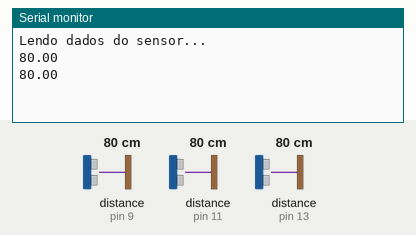
The sketch below on a simulated Arduino Uno, built with avr-gcc and run on an emulated ATmega328P. Shown: the last lines printed to the serial monitor. The test bench sets the inputs (shaded band); at power-on: distance to the obstacle (sensors on pin 9, pin 11, pin 13) 80 cm. The echo pulse lasts 58.3 µs per cm.

Above: at 2.8 s.
2.9 s: distance to the obstacle (sensor on pin 9) set to 2 cm
At 5.3 s:
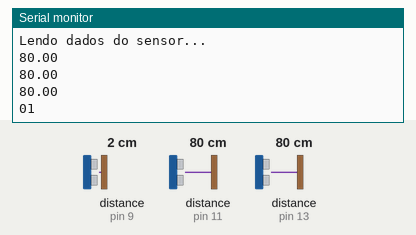
5.6 s: distance to the obstacle (sensor on pin 11) set to 2 cm
At 7.3 s:
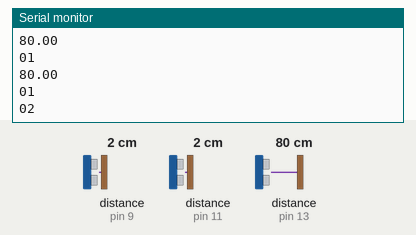
8.3 s: distance to the obstacle (sensor on pin 13) set to 2 cm
At 10.8 s:
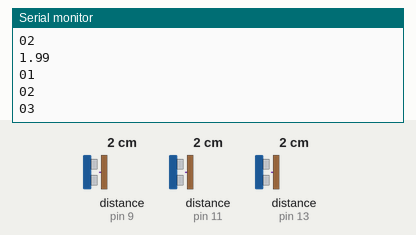
11.0 s: distance to the obstacle (sensor on pin 13) set to 4 cm
Timing chart, 0 to 14.0 s (numbered marks = the images above; inputs shaded):
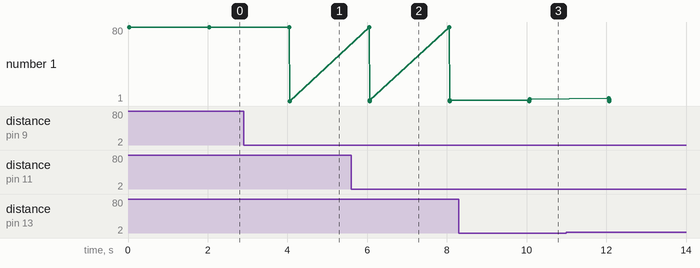

Measured:
- after the input at 2.9 s, the serial monitor: prints a new line after 1.2 s (image 1)
- after the input at 5.6 s, the serial monitor: prints a new line after 0.46 s (image 2)
- after the input at 8.3 s, the serial monitor: prints a new line after 1.8 s (image 3)
- plotted number 1: 80 → 1 after the input at 2.9 s, 1 → 2 after the input at 5.6 s, 2 → 3 after the input at 8.3 s

The sketch:

codigoarduino.ino
```cpp
#include <Ultrasonic.h>

//https://www.makerhero.com/blog/sensor-ultrassonico-hc-sr04-ao-arduino/
//https://github.com/MakerHero/Ultrasonic - para baixar a biblioteca do ultrasonic.h
//Define os pinos para o trigger e echo
#define pino_trigger_f01 8
#define pino_echo_f01 9

#define pino_trigger_f02 10
#define pino_echo_f02 11

#define pino_trigger_f03 12
#define pino_echo_f03 13

//Inicializa o sensor nos pinos definidos acima
Ultrasonic ultrasonic01(pino_trigger_f01, pino_echo_f01);


Ultrasonic ultrasonic02(pino_trigger_f02, pino_echo_f02);

Ultrasonic ultrasonic03(pino_trigger_f03, pino_echo_f03);


void setup()
{
  Serial.begin(9600);
  Serial.println("Lendo dados do sensor...");
}

void loop()
{

  float cmMsec01, cmMsec02, cmMsec03;
  long microsec01 = ultrasonic01.timing();
  cmMsec01 = ultrasonic01.convert(microsec01, Ultrasonic::CM);

  long microsec02 = ultrasonic02.timing();
  cmMsec02 = ultrasonic01.convert(microsec02, Ultrasonic::CM);

  long microsec03 = ultrasonic03.timing();
  cmMsec03 = ultrasonic01.convert(microsec03, Ultrasonic::CM);

  Serial.println(cmMsec03);

  if(cmMsec01 < 40){
    Serial.println("01");
  }

  if(cmMsec02 < 40){
    Serial.println("02");
  }

  if(cmMsec03 < 40){
    Serial.println("03");
  }


  delay(2000);
}
```
